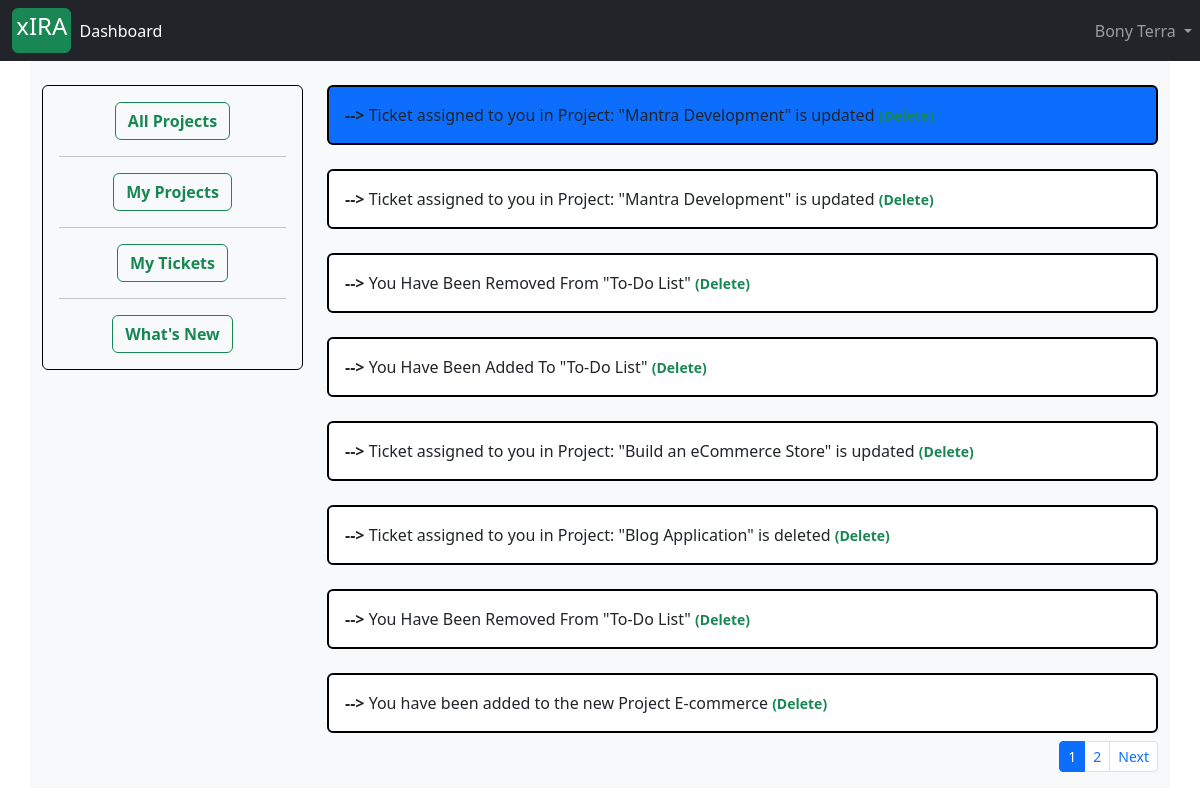
Screenshot of /ticket/see_notification/ (signed in) with the database file from the repository.
### accounts/models.py (models this page shows, shortened)
class Account(AbstractBaseUser):
    first_name           = models.CharField(max_length=50)
    last_name            = models.CharField(max_length=50)
    work_email           = models.EmailField(max_length=100, unique=True)
    contact_number       = models.CharField(max_length=50)
    work_profile         = models.CharField(max_length=30, choices=choices)
    date_joined     = models.DateTimeField(auto_now_add=True)
    last_login      = models.DateTimeField(auto_now_add=True)
    is_admin        = models.BooleanField(default=False)
    is_staff        = models.BooleanField(default=False)
    is_active        = models.BooleanField(default=False)
    is_superadmin        = models.BooleanField(default=False)
    USERNAME_FIELD = 'work_email'
    REQUIRED_FIELDS = ['first_name', 'last_name']
    objects = MyAccountManager()
    def is_project_manager(self):
        try:
            temp = ProjectManager.objects.get(project_manager__id=self.id)
            is_manager = True
        except ProjectManager.DoesNotExist:
            is_manager = False
        return is_manager

class Information(models.Model):
    notification = models.CharField(max_length=400)
    user = models.ForeignKey(Account, on_delete=models.CASCADE)
    is_seen = models.BooleanField(default=False)
    created_at = models.DateTimeField(auto_now_add=True)
    def is_not_seen(self):
        if self.is_seen == False:
            self.is_seen = True
            self.save()
            return True
        else:
            return False

### tickets/views.py (the view)
# urls.py: path('see_notification/', views.get_notification, name='get_notifications'),
def get_notification(request):
    if request.user.is_authenticated:
        notify = Information.objects.filter(user__id=request.user.id).order_by('-created_at')
        page_no = request.GET.get('page')
        page_object = Paginator(notify, 8)
        if page_no is None:
            notify = page_object.get_page(1)
        else:
            notify = page_object.get_page(page_no)
        context = {
            'notification': notify,
        }
        return render(request, 'my_notifications.html', context)
    return HttpResponse('Kindly Login to get notifications')

### projects/context_processors.py (called while the page is built)
def create_project_form(request):
    form = ProjectCreationForm()
    context = {
        'project_creation_form': form
    }
    return context

### templates/my_notifications.html (shortened to what this page needs)
{% extends 'base.html' %}
{% block content %}
<div class="container">
 <div class="row bg-light">
    <div class="col-sm-3 mt-4" style="">
      <div class="card bg bg-light" style="border: 1px solid black;">
    <div class="card-body text-center">
      <a href="{% url 'dashboard' %}" class="btn btn-outline-success"  style="text-decoration: none"><strong>All Projects</strong></a>
    <hr>
      <a href="{% url 'dashboard' request.user.id %}" class="btn btn-outline-success"  style="text-decoration: none"><strong>My Projects</strong></a>
    <hr>
      <a href="{% url 'user_ticket_dashboard' %}" class="btn btn-outline-success"  style="text-decoration: none"><strong>My Tickets</strong></a>
    <hr>
		  <a href="{% url 'get_notifications' %}" class="btn btn-outline-success"  style="text-decoration: none"><strong>What's New</strong></a>
    </div>
      </div>
    </div>
    <div class="col-lg" style="">
        {% if notification %}
                {% for notify in notification %}
                <div class="card mt-4 {% if notify.is_not_seen %} bg-primary {% endif %}"  style="border: 2px solid black;">
                <div class="card-body">
                   <strong> --> </strong>{{notify.notification}}
                    <a  href="{% url 'delete_notifications' notify.id %}" type="button" class = "text-success" style="text-decoration: none" aria-label="Close">
                            <strong><small>(Delete)</small></strong>
                    </a>
                </div>
                </div>
                {% endfor %}
                <nav aria-label="Page navigation example">
              <ul class="pagination justify-content-end pagination-sm mt-2">
                      {% for page_no in notification.paginator.page_range %}
                        {% if notification.number == page_no %}
                                <li class="page-item active"><a class="page-link" href="?page={{page_no}}">{{page_no}}</a></li>
                        {% else %}
                                <li class="page-item "><a class="page-link" href="?page={{page_no}}">{{page_no}}</a></li>
                        {% endif %}
                    {% endfor %}
                    {% if notification.has_next %}
                        <li class="page-item"><a class="page-link" href="?page={{notification.next_page_number}}">Next</a></li>
                    {% endif %}
              </ul>
        </nav>
        {% else %}
        <div class="container mt-4">
        <h4>You Do not have any notifications Yet !!!!</h4>
        </div>
        {% endif %}
        </div>
        </div>
        </div>
{% endblock %}

### templates/base.html (shortened to what this page needs)
<!doctype html>
<html lang="en">
  <head>
    <link href="https://cdn.jsdelivr.net/npm/bootstrap@5.3.0/dist/css/bootstrap.min.css" rel="stylesheet">
    <link href="https://cdnjs.cloudflare.com/ajax/libs/font-awesome/6.4.0/css/fontawesome.min.css" rel="stylesheet" type="text/css">
  </head>
        <nav class="navbar navbar-expand-lg navbar-dark bg-dark">
          <div class="container-fluid">
            <a href="{% url 'instruction_page' %}" class="btn btn-success" style="--bs-btn-padding-y: .2rem; --bs-btn-padding-x: .2rem; --bs-btn-font-size: .5rem;"><h4>xIRA</h4></a>
            <div class="collapse navbar-collapse" id="navbarSupportedContent">
              <ul class="navbar-nav me-auto mb-2 mb-lg-0">
                {% if user.is_authenticated %}
                  <li class="nav-item">
                    <a class="nav-link active" aria-current="page" href="{% url 'dashboard' %}">Dashboard</a>
                  </li>
                {% endif %}
                {% if user.is_authenticated %}
            <ul class = "navbar-nav position-absolute bottom-1 end-0">
                  <li class="nav-item dropdown">
                        <a class="nav-link dropdown-toggle" id="navbarDropdown" role="button" data-bs-toggle="dropdown" aria-haspopup="true" aria-expanded="false">
                                        {{ user.first_name}} {{user.last_name}}
                        </a>
                </li>
            </ul>
                {% endif %}
              </ul>
            </div>
          </div>
        </nav>
{% block content %}
{% endblock %}
</html>

### rows the page displays
Account: first_name "Bony", last_name "Terra"
Information: notification "Ticket assigned to you in Project: \"Mantra Development\" is updated"
Information: notification "Ticket assigned to you in Project: \"Mantra Development\" is updated"
Information: notification "You Have Been Removed From \"To-Do List\""
Information: notification "You Have Been Added To \"To-Do List\""
Information: notification "Ticket assigned to you in Project: \"Build an eCommerce Store\" is updated"
Information: notification "Ticket assigned to you in Project: \"Blog Application\" is deleted"
Information: notification "You Have Been Removed From \"To-Do List\""
Information: notification "You have been added to the new Project E-commerce"

### other values shown
{{ page_no }} "1"
{{ page_no }} "2"
